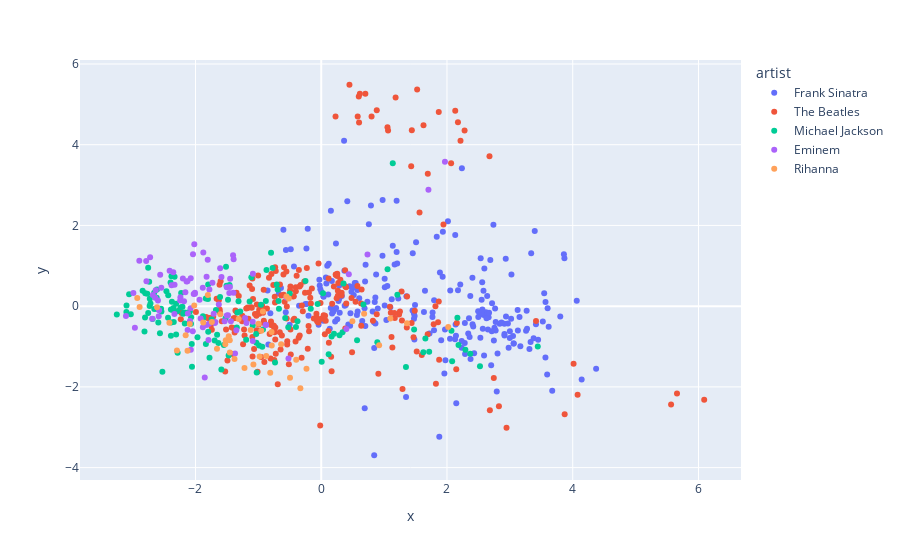

The notebook cell this image was saved under:
### Code cell
import texthero.texthero as hero
hero.scatterplot(pca_df, 'pca', color='artist')

### Figure 1 — Plotly figure (JSON) as saved in the notebook; plotly's stock layout.template omitted (floating-point values rounded to 4 significant figures; data arrays with more than 128 entries replaced by an {"elided": "..."} marker saying what was removed)
{"data": [{"hovertemplate": "artist=Frank Sinatra<br>x=%{x}<br>y=%{y}<extra></extra>", "legendgroup": "Frank Sinatra", "marker": {"color": "#636efa", "symbol": "circle"}, "mode": "markers", "name": "Frank Sinatra", "showlegend": true, "type": "scatter", "x": {"elided": "226 float values"}, "xaxis": "x", "y": {"elided": "226 float values"}, "yaxis": "y"}, {"hovertemplate": "artist=The Beatles<br>x=%{x}<br>y=%{y}<extra></extra>", "legendgroup": "The Beatles", "marker": {"color": "#EF553B", "symbol": "circle"}, "mode": "markers", "name": "The Beatles", "showlegend": true, "type": "scatter", "x": {"elided": "245 float values"}, "xaxis": "x", "y": {"elided": "245 float values"}, "yaxis": "y"}, {"hovertemplate": "artist=Michael Jackson<br>x=%{x}<br>y=%{y}<extra></extra>", "legendgroup": "Michael Jackson", "marker": {"color": "#00cc96", "symbol": "circle"}, "mode": "markers", "name": "Michael Jackson", "showlegend": true, "type": "scatter", "x": {"elided": "139 float values"}, "xaxis": "x", "y": {"elided": "139 float values"}, "yaxis": "y"}, {"hovertemplate": "artist=Eminem<br>x=%{x}<br>y=%{y}<extra></extra>", "legendgroup": "Eminem", "marker": {"color": "#ab63fa", "symbol": "circle"}, "mode": "markers", "name": "Eminem", "showlegend": true, "type": "scatter", "x": [-2.076, -1.691, -1.785, 1.705, -1.73, -2.009, -2.722, -0.5542, -1.685, -2.042, 0.3998, -1.09, -2.142, -2.987, -2.597, -1.935, -1.371, -0.5208, -1.449, -1.536, -2.78, -2.04, -1.483, -2.239, -1.876, -1.779, -1.587, -1.393, -1.883, 0.7357, -1.211, -2.028, -2.381, -2.019, 1.968, 0.4388, -1.502, -0.8779, -1.087, -2.687, -1.629, -2.2, -1.402, -1.089, -1.189, -1.437, -0.8847, -1.396, -2.633, -2.128, -2.074, -2.353, -1.462, -2.561, -1.823, -2.677, -1.35, -2.585, -2.784, -2.161, -1.71, -2.411, -1.805, -2.579, -1.502, -2.333, -1.452, -2.544, -2.244, -2.009, -1.853, -2.64, -1.825, -2.893, -1.608, -1.794, -2.125, -2.079, -2.121, -2.335, -1.918, -1.884, -2.963, -2.088, -3.106, -2.182], "xaxis": "x", "y": [0.6885, -0.4193, -0.4336, 2.882, 0.5785, 0.3342, 1.212, 0.2118, -0.3911, -0.6211, -0.5642, -0.384, 0.6081, 0.3247, 0.1394, 0.156, -1.171, -1.299, 0.6804, -0.3757, 0.618, 1.286, -0.2243, 0.2179, 1.329, 0.4141, 0.7245, 1.16, -0.5198, 1.278, -0.2911, 0.3, 0.515, 1.537, 3.576, 0.7924, -0.2298, -0.4659, 0.8055, -0.309, 0.0406, 0.687, 1.26, -0.8624, -0.4186, -0.3729, -0.4605, 0.3305, 0.3958, 0.619, -1.078, 0.8381, 0.3276, 0.7781, 0.7312, 0.2737, -0.5965, -0.2528, 1.117, 0.3429, -0.1875, 0.8748, 1.152, -0.1015, 0.4674, 0.5276, 0.4743, 0.4575, 0.1406, 0.3083, -1.766, 0.2086, -0.4681, 1.125, 0.939, -0.8387, -0.5921, -0.05222, -0.1842, -0.1946, -0.304, 0.4554, -0.5353, -0.3697, -0.2432, 0.1236], "yaxis": "y"}, {"hovertemplate": "artist=Rihanna<br>x=%{x}<br>y=%{y}<extra></extra>", "legendgroup": "Rihanna", "marker": {"color": "#FFA15A", "symbol": "circle"}, "mode": "markers", "name": "Rihanna", "showlegend": true, "type": "scatter", "x": [-2.889, 1.364, -2.02, -1.313, -0.6378, -0.2344, -0.516, 0.4955, -1.379, 0.6818, -1.221, -0.3316, 2.02, -0.787, -2.415, -0.7901, -2.926, -1.526, -1.876, -1.122, -0.9268, -1.604, -1.518, -0.8113, 1.099, -1.74, -0.9798, 0.9208, -0.5525, -1.079, -0.3981, -1.803, -2.091, -2.156, -1.471, -1.454, -0.9533, -0.8746, -1.658, -2.126, -2.611, -1.455, -0.9978, -2.295, -0.4965], "xaxis": "x", "y": [-0.02352, -0.4211, 0.01518, -0.3205, -0.9461, -1.549, 0.1872, -0.3754, -1.309, -0.1886, -1.532, -2.031, -0.5164, -0.9732, -0.4118, -0.6404, 0.2023, -0.9454, -0.4024, -0.5909, -0.1302, -0.1996, -0.8416, -1.651, -0.306, -0.3935, -1.244, -0.9673, 0.2403, -1.444, -1.326, 0.275, -0.4398, -0.7198, -0.7472, -1.147, -0.6069, -1.235, -1.058, -1.105, -0.02427, -0.8456, -0.4342, -1.097, -1.773], "yaxis": "y"}], "layout": {"legend": {"title": {"text": "artist"}, "tracegroupgap": 0}, "margin": {"t": 60}, "xaxis": {"anchor": "y", "domain": [0, 1], "title": {"text": "x"}}, "yaxis": {"anchor": "x", "domain": [0, 1], "title": {"text": "y"}}}}
